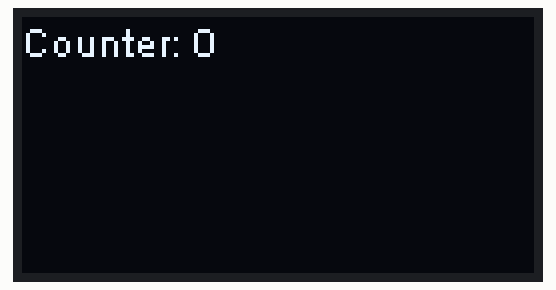
A sketch run on a simulated ESP32. Parts: 128×64 one-colour display.

Above: at 0.1 s.
At 4.1 s:
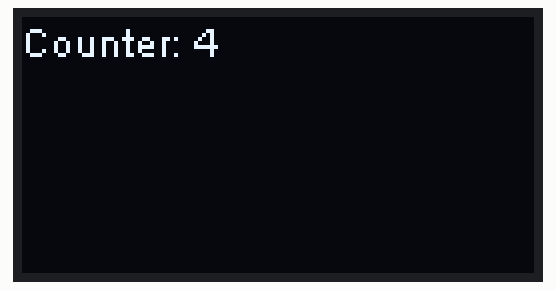
At 11.2 s:
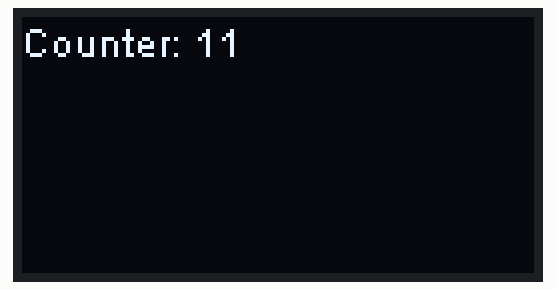
At 19.3 s:
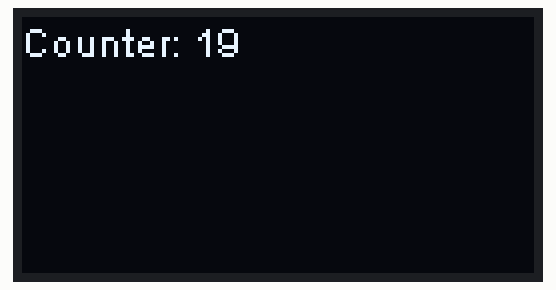
At 29.5 s:
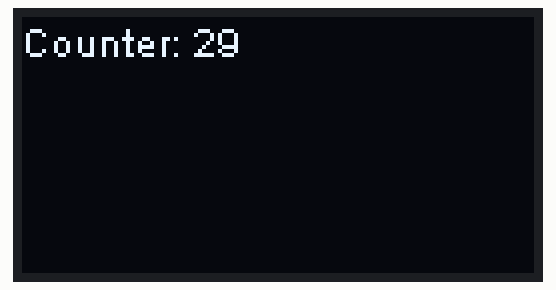
At 38.6 s:
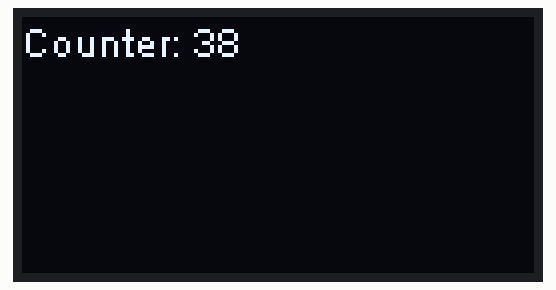

Measured:
- what the display in image 1 shows lasts 1.0 s, from 4.1 s to 5.1 s

The sketch:

esp32_oled_clock.ino
```cpp
#include <Wire.h>
#include "SSD1306.h"

SSD1306  display(0x3c, 5, 4);
int counter = 0;

void setup() {
  display.init();
}

void loop() {
  display.clear();
  display.drawString(0,0, "Counter: " + String(counter));
  display.display();

  counter ++;
  delay(1000);
}
```
